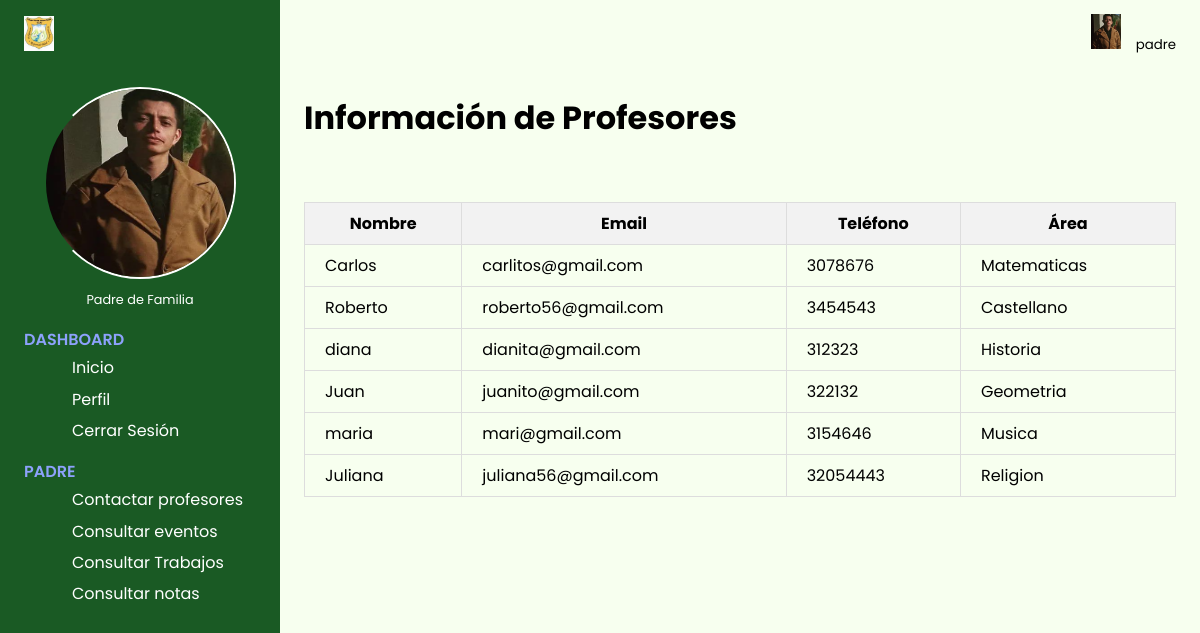
Page /logic/padre/contactarProfe.php on the earlier database version.
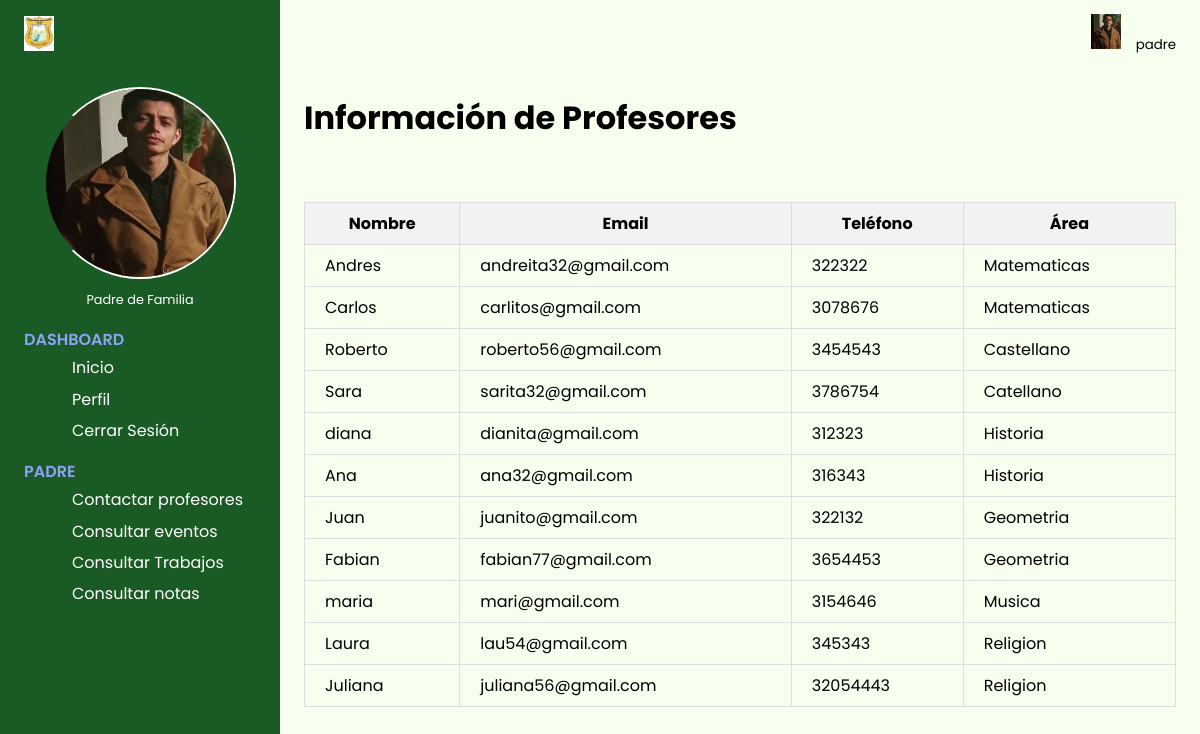
Same page on the later database version.
### tables this page shows
CREATE TABLE `profesor` (
  `id` int(11) NOT NULL,
  `nombre` varchar(50) NOT NULL,
  `profesion` varchar(50) NOT NULL,
  `edad` int(11) NOT NULL,
  `email` varchar(50) NOT NULL,
  `contrasena` varchar(50) NOT NULL,
  `telefono` int(15) NOT NULL,
  `area` varchar(50) NOT NULL
);

### config/db.php (called while the page is built, shortened)
<?php
    class DataBase{
        function connect(){
            $servername = "localhost";
            $username = "root";
            $password = "";
            $dbname = "colegiosga";
            $url=mysqli_connect($servername,$username,$password) or die("No se pudo conectar a la base de datos" .mysqli_error($url));
            mysqli_select_db($url,$dbname) or die("No se pudo seleccionar a la base de datos" .mysqli_error($url));
            return $url;
        }
    }
?>

### logic/profesor/crud_profe.php (called while the page is built, shortened)
<?php
class Crud_profe {
    private $conexion;
    public function __construct($conexion) {
        $this->conexion = $conexion;
    }
    function obtenerTodos() {
        $query = "SELECT * FROM profesor";
        $result = mysqli_query($this->conexion, $query);
        $profesores = [];
        if (mysqli_num_rows($result) > 0) {
            while ($row = $result->fetch_assoc()) {
                $profesores[] = $row;
            }
        }else {
            return null;
        }
        return $profesores;
    }
}
?>

### logic/padre/contactarProfe.php (the view, shortened to what this page needs)
<?php
include("../../pages/Dashboard/padresDs.php");
include("../../logic/profesor/crud_profe.php");
$db = new DataBase();
$crud_p = new Crud_profe($db->connect());
$profes = $crud_p->obtenerTodos();
?>
<!DOCTYPE html>
<html lang="es">
    <div class="main-content">
        <header>
            <div class="menu-toggle">
                <label for="nav-toggle">
                </label>
            </div>
            <div class="header-icons foto-perfil">
                <img src="/sources/img/admin.png" width="30px" alt="foto de perfil">
                <div class="info-p">
                    <small>padre</small>
                </div>
            </div>
        </header>
        <main>
        <h1>Información de Profesores</h1>
        <br>
        <div class="page-header inicio">
                <table>
                    <thead>
                        <tr>
                            <th>Nombre</th>
                            <th>Email</th>
                            <th>Teléfono</th>
                            <th>Área</th>
                        </tr>
                    </thead>
                    <tbody>
                        <?php foreach ($profes as $profesor): ?>
                            <tr>
                                <td><?php echo htmlspecialchars($profesor['nombre']); ?></td>
                                <td><?php echo htmlspecialchars($profesor['email']); ?></td>
                                <td><?php echo htmlspecialchars($profesor['telefono']); ?></td>
                                <td><?php echo htmlspecialchars($profesor['area']); ?></td>
                            </tr>
                        <?php endforeach; ?>
                    </tbody>
                </table>
            </div>
        </main>
    </div>
</body>
</html>

Differences in the rows shown:
added profesor: nombre "Andres", email "andreita32@gmail.com", telefono "322322", area "Matematicas"
added profesor: nombre "Sara", email "sarita32@gmail.com", telefono "3786754", area "Catellano"
added profesor: nombre "Ana", email "ana32@gmail.com", telefono "316343", area "Historia"
added profesor: nombre "Fabian", email "fabian77@gmail.com", telefono "3654453", area "Geometria"
added profesor: nombre "Laura", email "lau54@gmail.com", telefono "345343", area "Religion"
